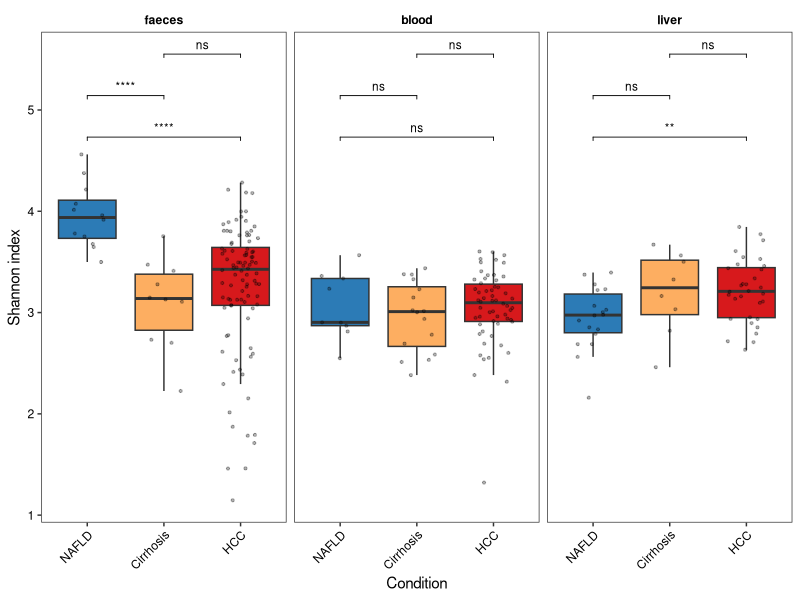
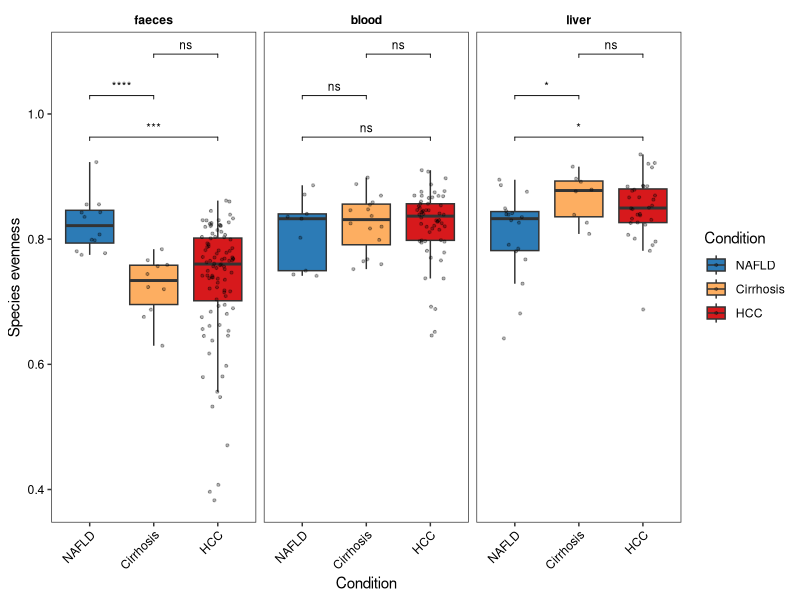
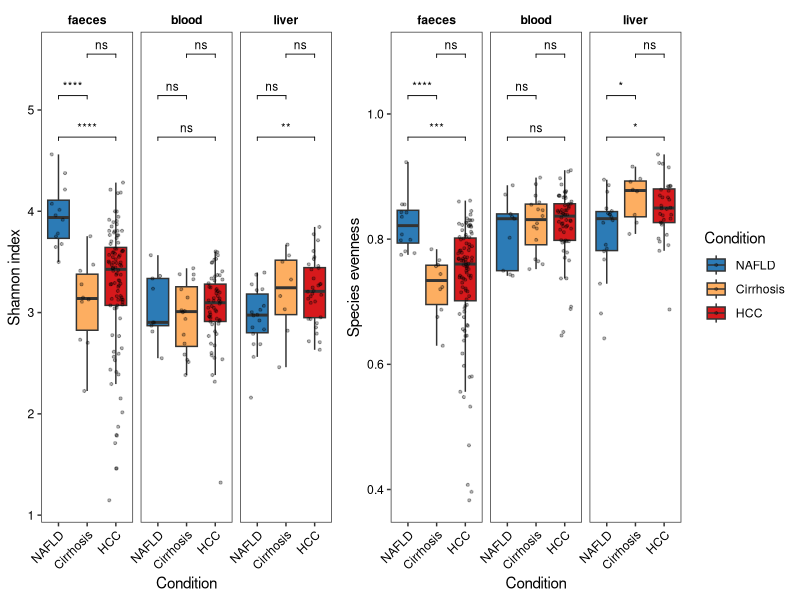

Here is the R script that generated these plots, in order:
myCol <- c(NAFLD = "#2c7bb6", Cirrhosis = "#fdae61", HCC = "#d7191c")

alpha_metrics <- c("Shannon","J.eveness")
my_comparisons <- list(c("NAFLD","HCC"),
                       c("NAFLD","Cirrhosis"),
                       c("Cirrhosis","HCC"))
cst_fs <- 3

#––––––––––––––––––––––––––#
# Alpha-Diversity analysis #
#––––––––––––––––––––––––––#
library(data.table)
library(egg)
library(ggpubr)

spl_meta <- fread("data/meta/samples_16S_DNA.csv")
spl_meta <- spl_meta[include == TRUE]
dt_adiv  <- fread("data/dada/DT_alpha_diversity.tsv")

dt <- merge(spl_meta, dt_adiv, by = "sample")
# dt$Condition <- factor(dt$Condition, levels = c("NAFLD","Cirrhosis","HCC"))
# dt$Sample_type <- factor(dt$Sample_type, levels = c("faeces","blood","liver"))

# alpha_metrics <- c("Shannon","Simpson","Simpson_inv","Fisher.alpha","S.richness","J.eveness")
# p_list <- list()
# for(am in alpha_metrics) {
#   dt$y <- dt[[am]]
#   
#   legend_pos <- ifelse(am == "InvSimpson","bottom","none")
#   
#   cst_fs <- 3
#   
#   p <- ggplot(dt, aes(Condition, y, fill = Condition)) +
#     geom_boxplot(outlier.shape = NA) + 
#     geom_jitter(alpha = 0.3, width = 0.25, size = 0.75) +
#     scale_fill_manual(values = myCol) +
#     labs(y = am) +
#     facet_grid(.~Sample_type) + 
#     theme_bw() +
#     theme(panel.grid = element_blank(),
#           strip.background = element_blank(),
#           strip.text = element_text(color = "black", face = "bold"),
#           axis.text = element_text(color = "black"),
#           axis.text.x = element_text(angle = 45, hjust = 1, color = "black"),
#           legend.position = legend_pos) +
#     stat_compare_means(comparisons = my_comparisons, method = "wilcox.test",
#                        symnum.args = list(cutpoints = c(0, 0.0001, 0.001, 0.01, 0.05, 1), symbols = c("****", "***", "**", "*", "ns")),
#                        tip.length = 0, #hide.ns = T,
#                        size = cst_fs)
#   p$layers[[3]]$aes_params$textsize <- cst_fs
#   p_list[[am]] <- p
#   
# }
# 
# p_alpha <- egg::ggarrange(plots = p_list, ncol = 3)
# ggsave("analysis/v1/plots/16S_alphaDiversity.pdf", plot = p_alpha, width = 14, height = 8)

#––––––––––––––––––––––––––––––––––––––––––––––#
# Alpha diversity for 16S data from biopsy RNA #
#––––––––––––––––––––––––––––––––––––––––––––––#

# rna_adiv <- fread("../HCC_liver16S/data/dada/DT_alpha_diversity.tsv")
# rna_si <- fread("data/rnaseq/sample_information_edit.csv")
# rna_adiv[, sample := gsub("^HCC\\.","",sample)]
# rna_adiv[, sample := gsub("\\.","-",sample)]
# rna_si <- rna_si[external_name %in% rna_adiv$sample]
# 
# rna_adiv <- merge(rna_adiv, rna_si, by.x = "sample", by.y = "external_name", all.x = T)

# prna_list <- list()
# for(am in alpha_metrics) {
#   rna_adiv$y <- rna_adiv[[am]]
#   
#   legend_pos <- ifelse(am == "InvSimpson","bottom","none")
#   
#   cst_fs <- 3
#   
#   p <- ggplot(rna_adiv, aes(Condition, y, fill = Condition)) +
#     geom_boxplot(outlier.shape = NA) + 
#     geom_jitter(alpha = 0.3, width = 0.25, size = 0.75) +
#     scale_fill_manual(values = myCol) +
#     labs(y = am) +
#     theme_bw() +
#     theme(panel.grid = element_blank(),
#           strip.background = element_blank(),
#           strip.text = element_text(color = "black", face = "bold"),
#           axis.text = element_text(color = "black"),
#           axis.text.x = element_text(angle = 45, hjust = 1, color = "black"),
#           legend.position = legend_pos) +
#     stat_compare_means(comparisons = my_comparisons, method = "wilcox.test",
#                        symnum.args = list(cutpoints = c(0, 0.0001, 0.001, 0.01, 0.05, 1), symbols = c("****", "***", "**", "*", "ns")),
#                        tip.length = 0, #hide.ns = T,
#                        size = cst_fs)
#   
#   p$layers[[3]]$aes_params$textsize <- cst_fs
#   prna_list[[am]] <- p
# }
# 
# prna_alpha <- egg::ggarrange(plots = prna_list, ncol = 3)
# ggsave("analysis/v1/plots/16S_alphaDiversity_liver16S_rna.pdf", plot = prna_alpha, width = 5, height = 6)



# ~ ~ ~ ~ ~ ~ ~ ~ ~ ~ ~ ~ ~ ~ ~ ~ ~ #
# Combine alpha div metric for all  #
# matrices and DNA/RNA              #
# ~ ~ ~ ~ ~ ~ ~ ~ ~ ~ ~ ~ ~ ~ ~ ~ ~ #
dt_comb <- copy(dt)
dt_comb[, sample_type2 := paste(Sample_type)]
#dt_comb <- rbind(dt_comb, rna_adiv, fill = TRUE)
#dt_comb[is.na(sample_type2), sample_type2 := "liver (RNA)"]

dt_comb$Condition <- factor(dt_comb$Condition, levels = c("NAFLD","Cirrhosis","HCC"))
dt_comb$sample_type2 <- factor(dt_comb$sample_type2, levels = c("faeces",
                                                               "blood",
                                                               "liver"))

# Shannon
p_shannon <- ggplot(dt_comb, aes(Condition, Shannon, fill = Condition)) +
  geom_boxplot(outlier.shape = NA) +
  geom_jitter(alpha = 0.3, width = 0.25, size = 0.75) +
  scale_fill_manual(values = myCol) +
  labs(y = "Shannon index") +
  theme_bw() +
  theme(panel.grid = element_blank(),
        strip.background = element_blank(),
        strip.text = element_text(color = "black", face = "bold"),
        axis.text = element_text(color = "black"),
        axis.text.x = element_text(angle = 45, hjust = 1, color = "black"),
        legend.position = "none") +
  facet_grid(. ~ sample_type2) +
  stat_compare_means(comparisons = my_comparisons, method = "wilcox.test",
                     symnum.args = list(cutpoints = c(0, 0.0001, 0.001, 0.01, 0.05, 1),
                                        symbols = c("****", "***", "**", "*", "ns")),
                     tip.length = 0.01, #hide.ns = T,
                     size = cst_fs)
p_shannon

# Evenness
p_even <- ggplot(dt_comb, aes(Condition, J.eveness, fill = Condition)) +
  geom_boxplot(outlier.shape = NA) +
  geom_jitter(alpha = 0.3, width = 0.25, size = 0.75) +
  scale_fill_manual(values = myCol) +
  labs(y = "Species evenness") +
  theme_bw() +
  theme(panel.grid = element_blank(),
        strip.background = element_blank(),
        strip.text = element_text(color = "black", face = "bold"),
        axis.text = element_text(color = "black"),
        axis.text.x = element_text(angle = 45, hjust = 1, color = "black"),
        legend.position = "right") +
  facet_grid(. ~ sample_type2) +
  stat_compare_means(comparisons = my_comparisons, method = "wilcox.test",
                     symnum.args = list(cutpoints = c(0, 0.0001, 0.001, 0.01, 0.05, 1),
                                        symbols = c("****", "***", "**", "*", "ns")),
                     tip.length = 0.01, #hide.ns = T,
                     size = cst_fs)
p_even

p_comb <- egg::ggarrange(p_shannon, p_even, nrow = 1, draw = FALSE)
ggsave("output/plots/16S_alpha_diversity.pdf", plot = p_comb,
       width = 4.7, height = 7)
p_comb_alpha <- p_comb
